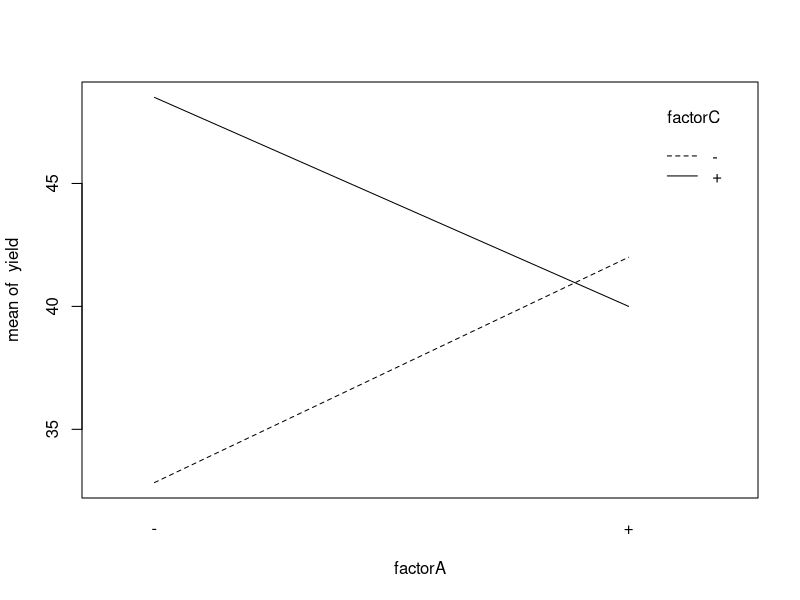
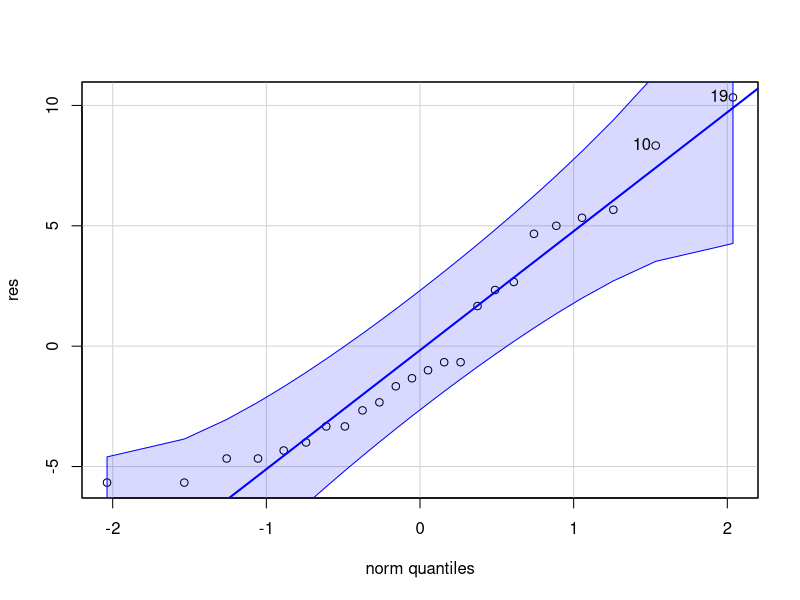
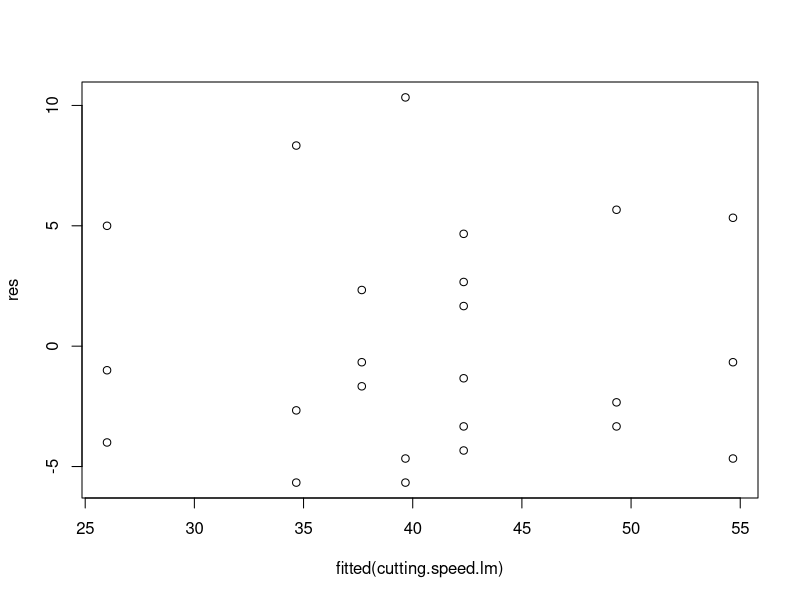
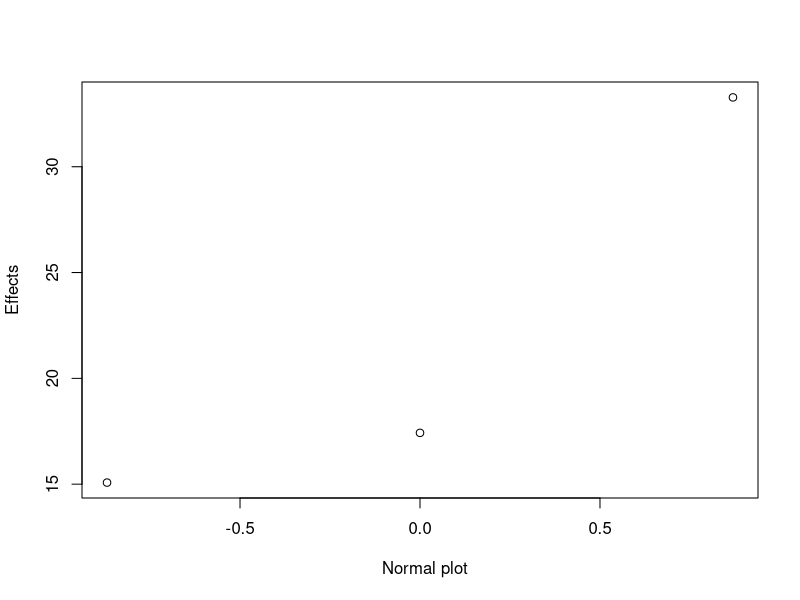
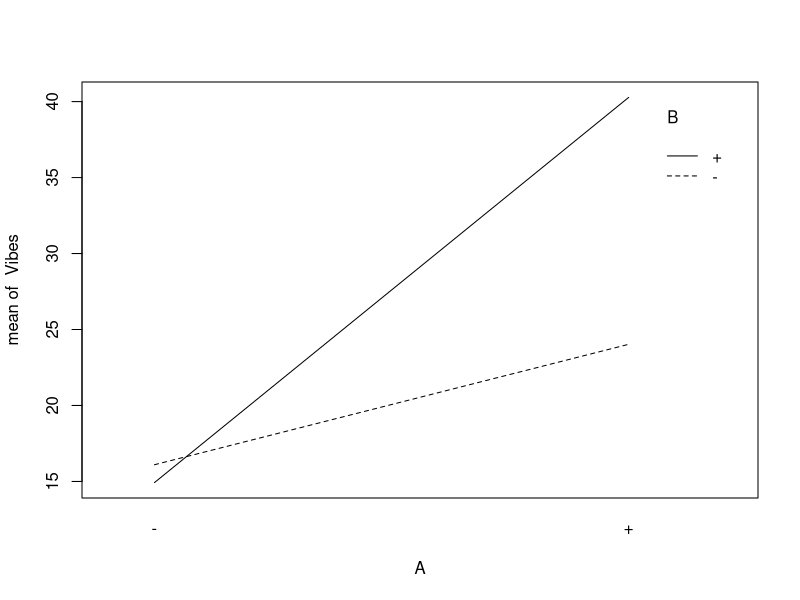
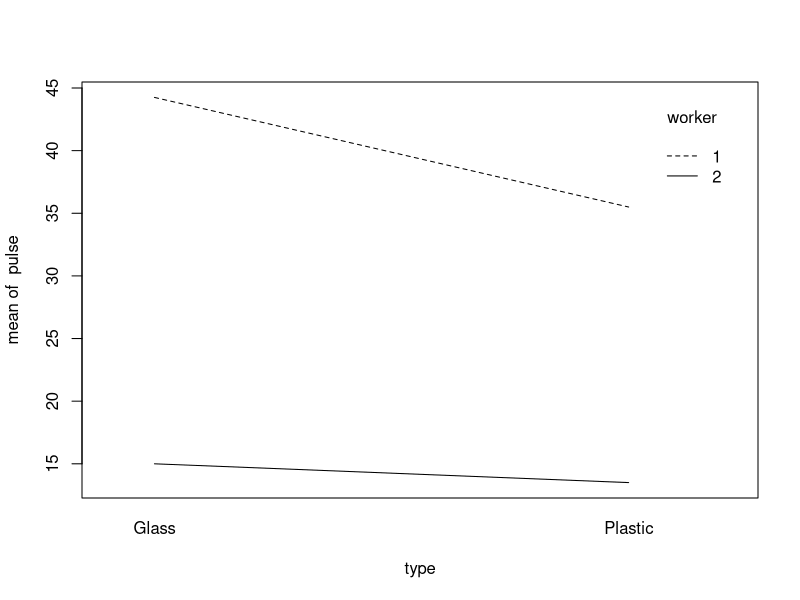
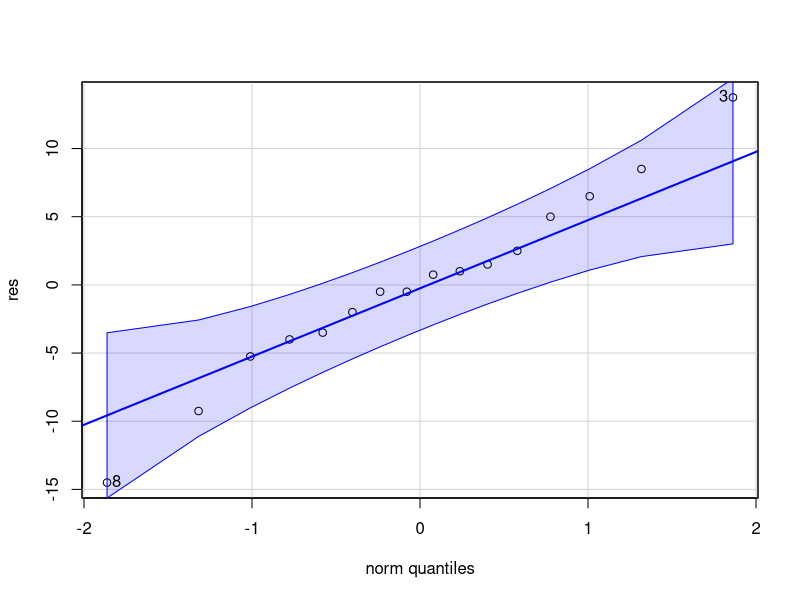
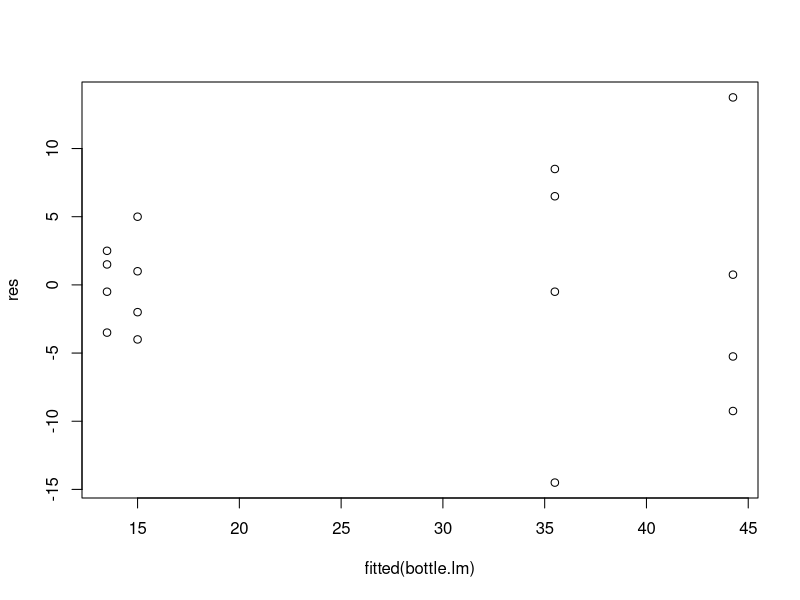

R code for these plots, in order:
## ---- chunk 1
# loading libraries
library(car)
library(gplots)
## ---- chunk 2
# creating data table
factorA = rep(c("-","+","-","+","-","+","-","+"), times = 3)
factorB = rep(c("-","-","+","+","-","-","+","+"), times = 3)
factorC = rep(c("-","-","-","-","+","+","+","+"), times = 3)
Rep = rep(c("I", "II", "III"), each = 8)
yield = c(22,32,35,55,44,40,60,39,31,43,34,47,45,37,50,41,25,29,50,46,38,36,54,47)

cutting.speed.long = data.frame(factorA, factorB, factorC, Rep, yield)

# defining coded
coded=function(x) #a function to code variable x
{
  ifelse(x=="+", 1, -1)
}

# linear regression
cutting.speed.lm=lm(yield ~ coded(factorA) * coded(factorB) * coded(factorC), cutting.speed.long)
summary(cutting.speed.lm)

# interaction plot
with(cutting.speed.long, interaction.plot(factorA, factorC, yield))
## ---- chunk 3
# ANOVA test
cutting.speed.aov=aov(yield ~ factorA * factorB * factorC, cutting.speed.long)
summary(cutting.speed.aov)
mse=summary(cutting.speed.aov)[[1]][8,3]
mse
## ---- chunk 4
res=cutting.speed.long$yield-fitted(cutting.speed.lm)
qqPlot(res)
plot(fitted(cutting.speed.lm), res) 
## ---- chunk 5
#checking Standard error=sqrt(mse/N)
n=3;a=b=c=2;N=a*b*c*n
alpha=0.05
sqrt(mse/N)
#consturct CI for regression coefficient (example, for coded(A))
se=sqrt(mse/N)
df=a*b*c*(n-1)
hat.beta1=cutting.speed.lm$coefficients[2]
CI.beta=hat.beta1+c(-1,1)*qt(alpha/2,df,lower.tail = F)*se
CI.beta
2*CI.beta #CI for main effect A
## ---- chunk 6
# creating data table
A <- rep(c("-","+","-","+"), times = 4)
B <- rep(c("-","-","+","+"), times = 4)
Rep <- rep(c("I","II","III","IV"), each = 4)
Vibes <- c(18.2, 27.2, 15.9, 41.0, 18.9, 24.0, 14.5, 43.9, 12.9, 22.4, 15.1, 36.3, 14.4, 22.5, 14.2, 39.9)
router.long <- data.frame(A, B, Rep, Vibes)

# defining coded
coded=function(x) #a function to code variable x
{
  ifelse(x=="+", 1, -1)
}

# linear regression
router.lm=lm(Vibes ~ coded(A) * coded(B), router.long)
summary(router.lm)
## ---- chunk 7
router.aov = aov(Vibes ~ coded(A) * coded(B), router.long)
qqnorm(router.aov, full=T)
## ---- chunk 8
# interaction plot
with(router.long, interaction.plot(A, B, Vibes))
## ---- chunk 9
# creating data table
type <- rep(c("Glass", "Plastic"), each = 4)
worker <- rep(c("1", "2"), each = 8)
pulse <- c(39, 45, 58, 35, 44, 35, 42, 21, 20, 13, 16, 11, 13, 10, 16, 15)
bottle.long <- data.frame(type, worker, pulse)

# interaction plot
with(bottle.long, interaction.plot(type, worker, pulse))

# defining coded
coded=function(x) #a function to code variable x
{
  ifelse(x=="Glass" | x=="1", 1, -1)
}

# linear regression
bottle.lm=lm(pulse ~ coded(type) * coded(worker), bottle.long)
summary(bottle.lm)

# ANOVA test
bottle.aov=aov(pulse ~ type * worker, bottle.long)
summary(bottle.aov)
mse=summary(bottle.aov)[[1]][4,3]
mse

# checking model adequacy
res=bottle.long$pulse-fitted(bottle.lm)
qqPlot(res)
plot(fitted(bottle.lm), res) 
## ---- chunk 10
#checking Standard error=sqrt(mse/N)
n=4;a=b=2;N=a*b*n
alpha=0.05
sqrt(mse/N)
#consturct CI for regression coefficient (example, for coded(A))
se=sqrt(mse/N)
df=a*b*(n-1)

hat.beta1=bottle.lm$coefficients[2]
CI.beta=hat.beta1+c(-1,1)*qt(alpha/2,df,lower.tail = F)*se
CI.beta
2*CI.beta #CI for main effect A

hat.beta1=bottle.lm$coefficients[3]
CI.beta=hat.beta1+c(-1,1)*qt(alpha/2,df,lower.tail = F)*se
CI.beta
2*CI.beta #CI for main effect B

hat.beta1=bottle.lm$coefficients[4]
CI.beta=hat.beta1+c(-1,1)*qt(alpha/2,df,lower.tail = F)*se
CI.beta
2*CI.beta #CI for main effect AB
## ---- chunk 11
letter = c("A","B","C","D","AB","AC","AD","BC","BD","CD","ABC","ABD","ACD","BCD","ABCD")
number = c(76.95,-67.52,-7.84,-18.73,-51.32,11.69,9.78,20.79,14.74,1.27,-2.82,-6.50,10.20,-7.98,-6.25)
experiment = data.frame(letter, number)

experiment.aov = aov(number ~ coded(letter), experiment)


plot = qqnorm(abs(number))
## click at the "outlier" points and then click "Finish" button


lister = sort(abs(number))

qqnorm(lister)
abline(h = 76.95, col = "red")
abline(h = 67.52, col = "purple")
abline(h = 51.32, col = "blue")
#factor A, B, and AB
## ---- chunk 12
Standard.Order = c(8,10,12,9,7,15,2,6,16,13,5,14,1,3,4,11)
Run.Order = c(1,2,3,4,5,6,7,8,9,10,11,12,13,14,15,16)
A = Laser.Power = c(1,1,1,-1,-1,-1,1,1,1,-1,-1,1,-1,-1,1,-1)
B = Pulse.Freq = c(1,-1,1,-1,1,1,-1,-1,1,-1,-1,-1,-1,1,1,1)
C = Cell.Size = c(1,-1,-1,-1,1,1,-1,1,1,1,1,1,-1,-1,-1,-1)
D = Writing.Speed = c(-1,1,1,1,-1,1,-1,-1,1,1,-1,1,-1,-1,-1,1)
UEC = c(0.8,0.81,0.79,0.6,0.65,0.55,0.98,0.67,0.69,0.56,0.63,0.65,0.75,0.72,0.98,0.63)
error = data.frame(Standard.Order,Run.Order,A,B,C,D,UEC)
## ---- chunk 13
error.lm = lm(UEC ~A*B*C*D, error)
qqnorm(aov(UEC ~ A * B * C * D, error), label=T, full=T)
coef=error.lm$coefficients[-1]
variables=names(coef)
plot=qqnorm(coef)
variables[identify(plot)]


##new model
error.aov = aov(UEC ~ A+C+D, error)
summary(error.aov)
## ---- chunk 14
error.lm2 = lm(UEC~ A*C*D, error)
res=error$UEC-fitted(error.lm2)
library(car)
qqPlot(res)
plot(fitted(error.lm2), res) 
